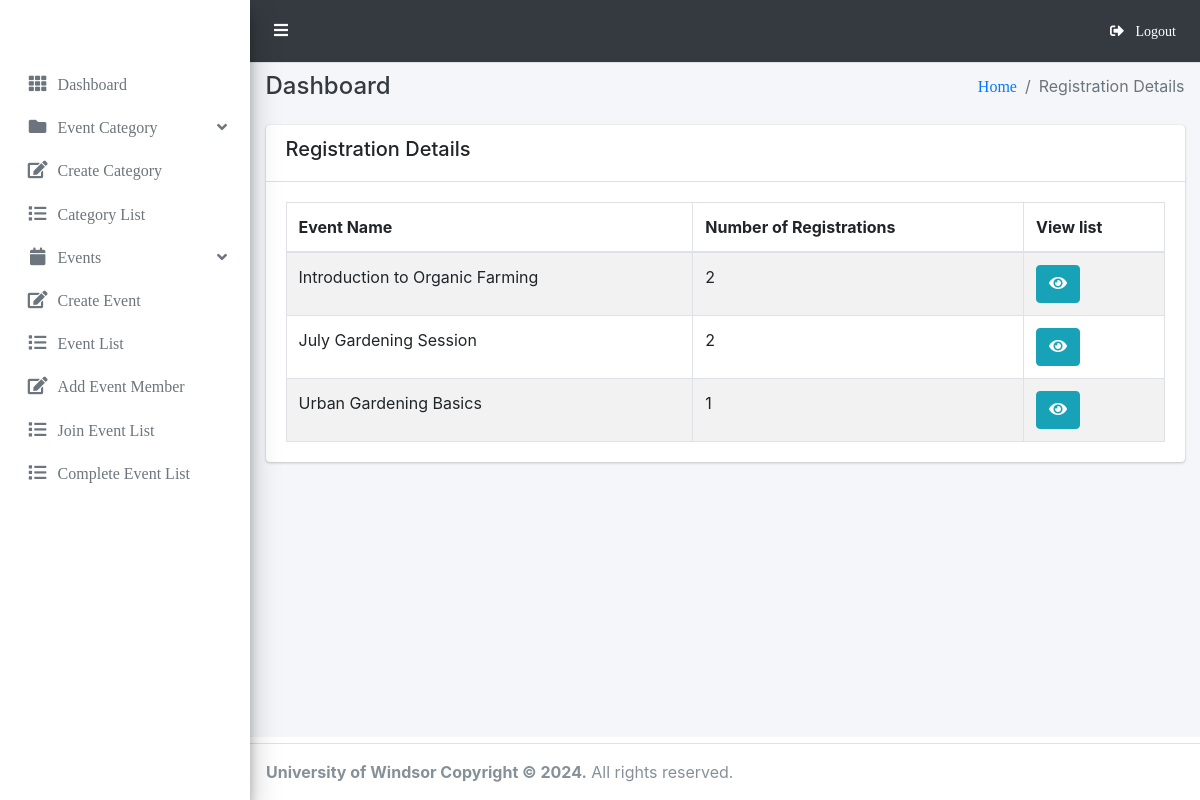
Page /e_admin/registration-details/ (signed in) on the committed database.
### adminPortal/models.py (models this page shows, shortened)
class Event(models.Model):
    category = models.ForeignKey(EventCategory, on_delete=models.CASCADE)  # Category of the event
    name = models.CharField(max_length=255, unique=True)  # Name of the event
    uid = models.PositiveIntegerField(unique=True)  # Unique ID of the event
    description = models.TextField()  # Description of the event
    scheduled_status = models.CharField(max_length=25, choices=[
        ('yet to scheduled', 'Yet to Scheduled'),
        ('scheduled', 'Scheduled')
    ])  # Scheduled status of the event
    venue = models.CharField(max_length=255)  # Venue of the event
    start_date = models.DateField()  # Start date of the event
    end_date = models.DateField()  # End date of the event
    location = LocationField()  # Location of the event
    maximum_attende = models.PositiveIntegerField()  # Maximum number of attendees
    created_user = models.ForeignKey(User, on_delete=models.CASCADE, blank=True, null=True, related_name='event_created_user')  # User who created the event
    updated_user = models.ForeignKey(User, on_delete=models.CASCADE, blank=True, null=True, related_name='event_updated_user')  # User who updated the event
    created_date = models.DateField(auto_now_add=True)  # Date when the event was created
    updated_date = models.DateField(auto_now_add=True)  # Date when the event was updated
    status = models.CharField(choices=[
        ('disabled', 'Disabled'),
        ('active', 'Active'),
        ('deleted', 'Deleted'),
        ('time out', 'Time Out'),
        ('completed', 'Completed'),
        ('cancel', 'Cancel')
    ], max_length=10)  # Status of the event

### adminPortal/views.py (the view)
# urls.py: path('registration-details/', registration_details_view, name='registration-details'),
@login_required
@user_passes_test(is_admin)
def registration_details_view(request):
    registrations = EventRegistration.objects.registration_details()
    context = {
        'registrations': registrations,
    }
    return render(request, 'events/registration_details.html', context)

### adminPortal/models.py (called while the page is built)
    def registration_details(self):
        return self.values('event__name', 'event__id').annotate(count=Count('id')).order_by('-count')  # Return registration details

### adminPortal/views.py (called while the page is built)
def is_admin(user):
    return user.is_staff

### adminPortal/templates/events/registration_details.html (shortened to what this page needs)
{% extends 'base/base.html' %}
{% block breadcrumb %}Registration Details{% endblock breadcrumb %}
{% block content %}
<div class="row">
    <div class="col-md-12">
        <div class="card">
            <div class="card-header">
                <h5>Registration Details</h5>
            </div>
            <div class="card-body">
                  <table class="table table-striped table-bordered">
                    <thead>
                        <tr>
                            <th>Event Name</th>
                            <th>Number of Registrations</th>
                            <th>View list</th>
                        </tr>
                    </thead>
                    <tbody>
                        {% for registration in registrations %}
                          <tr>
                              <td>{{ registration.event__name }}</td>
                              <td>{{ registration.count }}</td>
                              <td>
                                  <a class="btn btn-info" href="{% url 'event-user-details' registration.event__id %}" title="view">
                                      <i class="fa fa-eye"></i>
                                  </a>
                              </td>
                          </tr>
                        {% endfor %}
                    </tbody>
                </table>
            </div>
        </div>
    </div>
</div>
{% endblock content %}

### rows in the picture
Event: event__name "Introduction to Organic Farming", count "2"
Event: event__name "July Gardening Session", count "2"
Event: event__name "Urban Gardening Basics", count "1"
